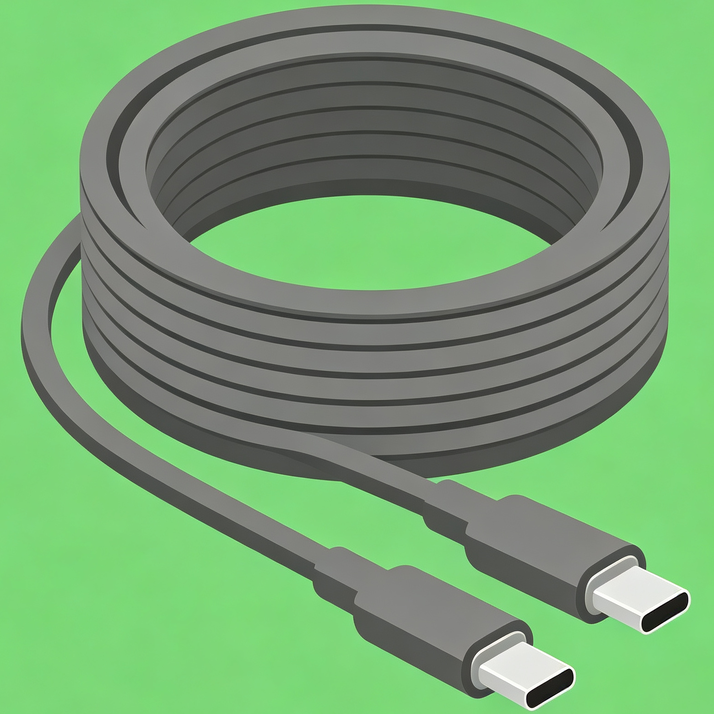
#> input picture src/assets/virtual_cable.png, 714 x 714 px, shrunk from 1560 x 1560 before the run
$ python remove_bg.py
#> lines starting #> are read from the running program, lines starting #| are printed output that depends on the picture
"""
remove_bg.py - 素材预处理工具(HSV色相去绿版)

功能:
  1. 将图片居中补齐到 1:1 方形(不拉伸)
  2. 通过 HSV 色相范围过滤去除绿色背景(覆盖黄绿~青绿渐变),
     饱和度下限保护低饱和度的灰色/黑色物品主体
  3. 缩放到 512x512 输出

用法:
  python src/scripts/remove_bg.py

输入:  src/assets/*.png
输出:  src/assets/processed/*.png(已补齐方形、绿色背景透明、512x512)
"""

import os
from collections import Counter
from PIL import Image

BASE_DIR    = os.path.abspath(os.path.join(os.path.dirname(__file__), ".."))
ASSETS_DIR  = os.path.join(BASE_DIR, "assets")
OUTPUT_DIR  = os.path.join(ASSETS_DIR, "processed")
HUE_MIN     = 35        # 色相下界(黄绿)
HUE_MAX     = 115       # 色相上界(青绿)
SAT_MIN     = 40        # 饱和度下限,低于此值视为灰阶(物品)保留
OUTPUT_SIZE = 512

FILES = [
    "virtual_cable.png",
    "cable_cutter.png",
    "cable_magnifier.png",
]

# ── 图像工具 ──────────────────────────────────────

def pad_to_square(img: Image.Image) -> Image.Image:
    """居中补齐到 1:1，不拉伸"""
    w, h = img.size
    if w == h:
        return img
    side = max(w, h)
    out = Image.new("RGBA", (side, side), (0, 0, 0, 0))
    left = (side - w) // 2
    top  = (side - h) // 2
    out.paste(img, (left, top), img)
    return out


def sample_background_color(img: Image.Image, step: int = 4) -> tuple:
    """
    在图片四边缘 10px 宽条内采样，返回出现次数最多的颜色
    """
    w, h = img.size
    px   = img.load()
    samples = []

    for x in range(0, w, step):
        for y in (0, h - 1):
            for dy in range(10):
                yy = min(y + dy, h - 1) if y == 0 else max(y - dy, 0)
                r, g, b, a = px[x, yy]
                if a > 0:
                    samples.append((r, g, b))
    for y in range(0, h, step):
        for x in (0, w - 1):
            for dx in range(10):
                xx = min(x + dx, w - 1) if x == 0 else max(x - dx, 0)
                r, g, b, a = px[xx, y]
                if a > 0:
                    samples.append((r, g, b))

    if not samples:
        return (255, 255, 255)
    return Counter(samples).most_common(1)[0][0]


def is_green(h: int, s: int) -> bool:
    """HSV 判断是否为绿色背景像素(黄绿~青绿、饱和度足够)"""
    return HUE_MIN <= h <= HUE_MAX and s > SAT_MIN


def remove_green_background(img: Image.Image) -> int:
    """
    将所有绿色背景像素设为透明，返回处理像素数
    """
    w, h = img.size
    hsv  = img.convert("HSV")
    px   = img.load()
    hp   = hsv.load()
    removed = 0
    for y in range(h):
        for x in range(w):
            r, g, b, a = px[x, y]
            if a == 0:
                continue
            h_, s, _ = hp[x, y]
            if is_green(h_, s):
                px[x, y] = (r, g, b, 0)
                removed += 1
    return removed


# ── 主流程 ────────────────────────────────────────

def main():
    os.makedirs(OUTPUT_DIR, exist_ok=True)

    for fname in FILES:
        in_path = os.path.join(ASSETS_DIR, fname)
        if not os.path.isfile(in_path):
            print(f"[SKIP] {fname} not found")
            continue

        img = Image.open(in_path).convert("RGBA")
#> img is the input picture: PIL image 714x714 RGBA; mean R, G, B, A 116.6, 159.6, 113.4, 255
        orig_w, orig_h = img.size
#> orig_w = 714; orig_h = 714

        # 1. 补齐方形
        img = pad_to_square(img)
        pad_added = img.size[0] - orig_w if img.size[0] > orig_w else img.size[1] - orig_h
#> pad_added = 0

        # 2. 采样背景色(仅记录)
        bg = sample_background_color(img)
#> after the loop in sample_background_color, `for x in range(0, w, step):`: samples = 3580 items, first 6: (125, 216, 120), (126, 217, 121), (126, 217, 121), (126, 217, 122), (125, 216, 120), (125, 217, 121)
#> after the loop in sample_background_color, `for y in range(0, h, step):`: samples = 7160 items, first 6: (125, 216, 120), (126, 217, 121), (126, 217, 121), (126, 217, 122), (125, 216, 120), (125, 217, 121)
#> bg = (125, 216, 120)
        print(f"  bg_color: {bg}")
#|   bg_color: (125, 216, 120)

        # 3. 去除绿色背景
        removed = remove_green_background(img)
#> in remove_green_background, `hsv  = img.convert("HSV")`: hsv: PIL image 714x714 HSV; mean H, S, V 67.6, 56.9, 159.6
#> after the loop in remove_green_background, `for y in range(h):`: removed = 238713
#> removed = 238713
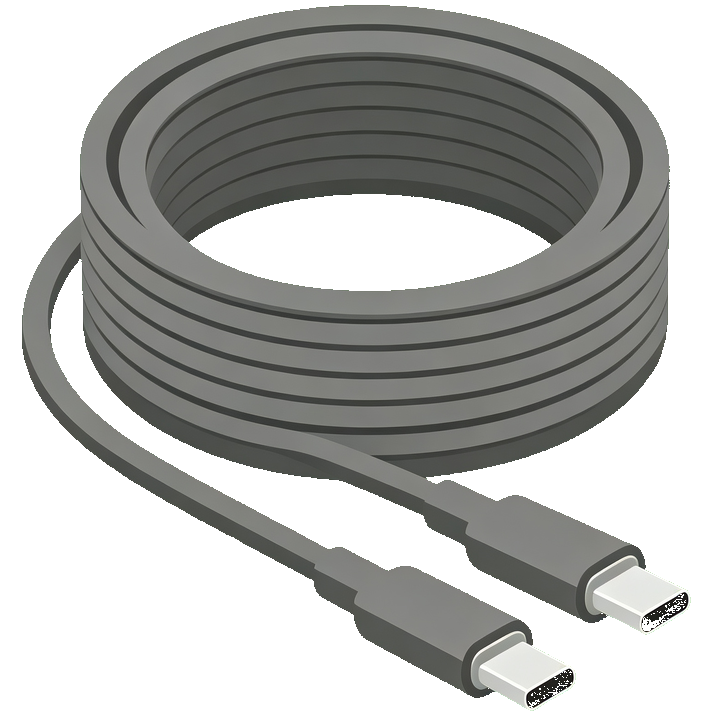
#> img: PIL image 714x714 RGBA; mean R, G, B, A 116.6, 159.6, 113.4, 135.6; transparent parts drawn white
        print(f"  green_pixels_removed: {removed} / {img.size[0] * img.size[1]}")
#|   green_pixels_removed: 238713 / 509796

        # 4. 缩放到 512x512(LANCZOS 高质量缩放)
        img = img.resize((OUTPUT_SIZE, OUTPUT_SIZE), Image.LANCZOS)
#> img: PIL image 512x512 RGBA
        total_px = img.size[0] * img.size[1]
#> total_px = 262144

        # 5. 输出
        out_name = fname
        out_path = os.path.join(OUTPUT_DIR, out_name)
        img.save(out_path, "PNG")

        # 统计
        alpha_hist = img.split()[3].histogram()
#> alpha_hist = 256 values, max 133875 at index 255, min 4 at index 219, mean 1024
        opq = alpha_hist[255]
#> opq = 133875
        clr = alpha_hist[0]
#> clr = 117388
        semi = total_px - opq - clr
#> semi = 10881
        print(f"  [{out_name}]  {img.size}  (pad={pad_added})"
              f"  opaque={opq}({opq*100//total_px}%)"
              f"  semi={semi}({semi*100//total_px}%)"
              f"  clear={clr}({clr*100//total_px}%)")
#|   [virtual_cable.png]  (512, 512)  (pad=0)  opaque=133875(51%)  semi=10881(4%)  clear=117388(44%)
#> pass 2 of the loop in main, `for fname in FILES:`:
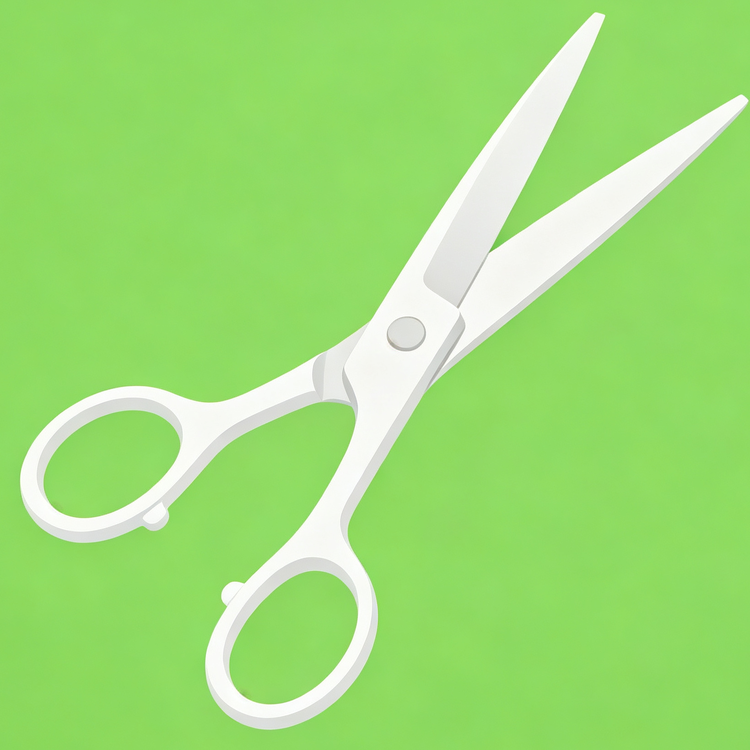
#> input picture src/assets/cable_cutter.png, 750 x 750 px, shrunk from 1639 x 1639 before the run
#> in main, img is the input picture: PIL image 750x750 RGBA; mean R, G, B, A 156.3, 222.1, 117.1, 255
#> bg = (141, 217, 95)
#|   bg_color: (141, 217, 95)
#> hsv: PIL image 750x750 HSV; mean H, S, V 66.9, 121.7, 222.1
#> in main, `removed = remove_green_background(img)`: removed = 483479
#> in main, `removed = remove_green_background(img)`:
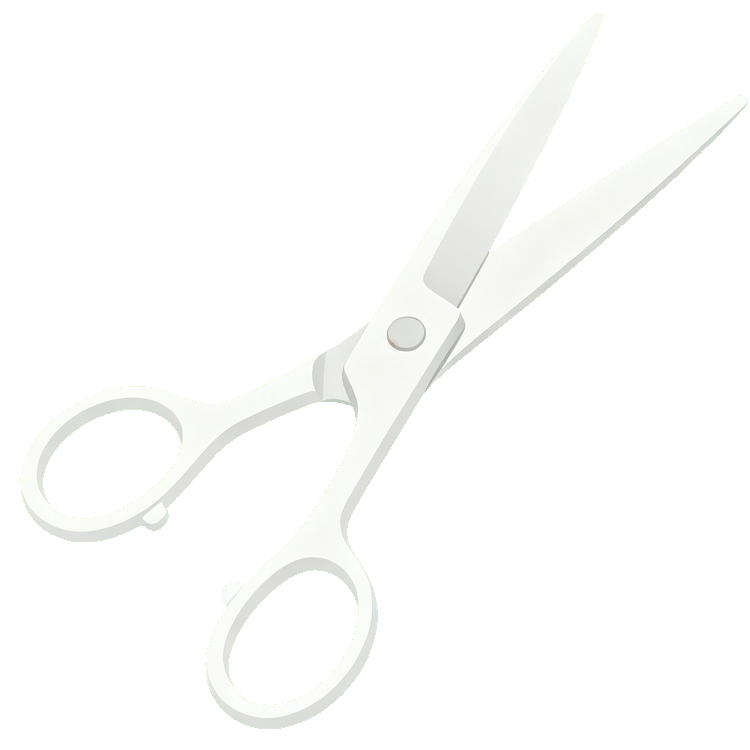
#> img: PIL image 750x750 RGBA; mean R, G, B, A 156.3, 222.1, 117.1, 35.8; transparent parts drawn white
#|   green_pixels_removed: 483479 / 562500
#> alpha_hist = 256 values, max 221096 at index 0, min 2 at index 97, mean 1024
#> opq = 32545
#> clr = 221096
#> semi = 8503
#|   [cable_cutter.png]  (512, 512)  (pad=0)  opaque=32545(12%)  semi=8503(3%)  clear=221096(84%)
#> pass 3 of the loop in main, `for fname in FILES:`:
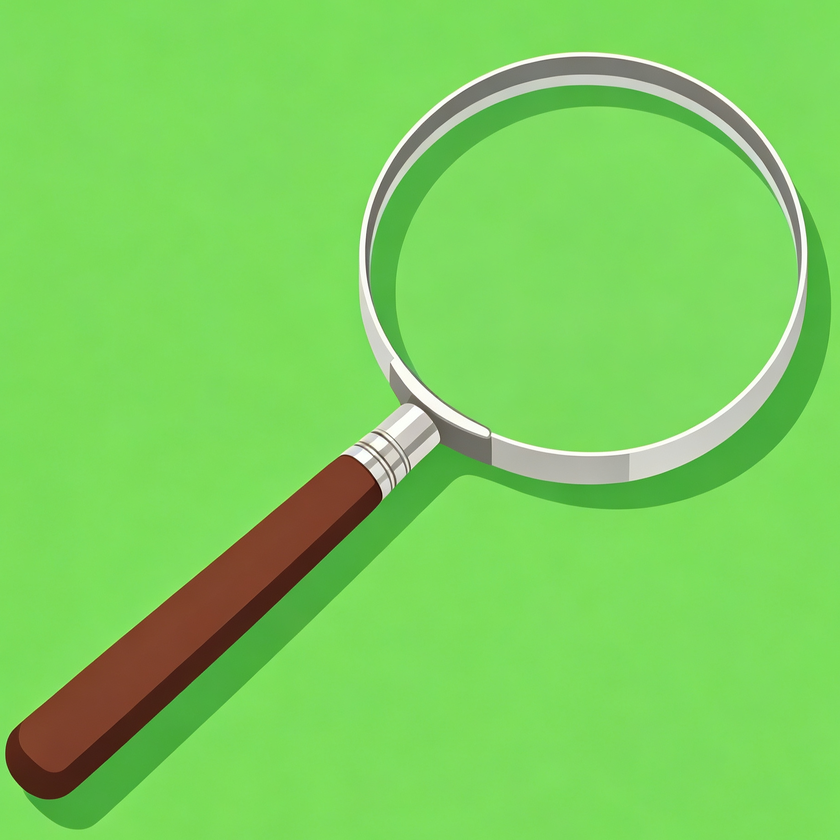
#> input picture src/assets/cable_magnifier.png, 840 x 840 px, shrunk from 1835 x 1835 before the run
#> in main, img is the input picture: PIL image 840x840 RGBA; mean R, G, B, A 123.9, 207.8, 91.7, 255
#> bg = (124, 221, 90)
#|   bg_color: (124, 221, 90)
#> hsv: PIL image 840x840 HSV; mean H, S, V 69.5, 143.4, 210.6
#> in main, `removed = remove_green_background(img)`: removed = 634879
#> in main, `removed = remove_green_background(img)`:
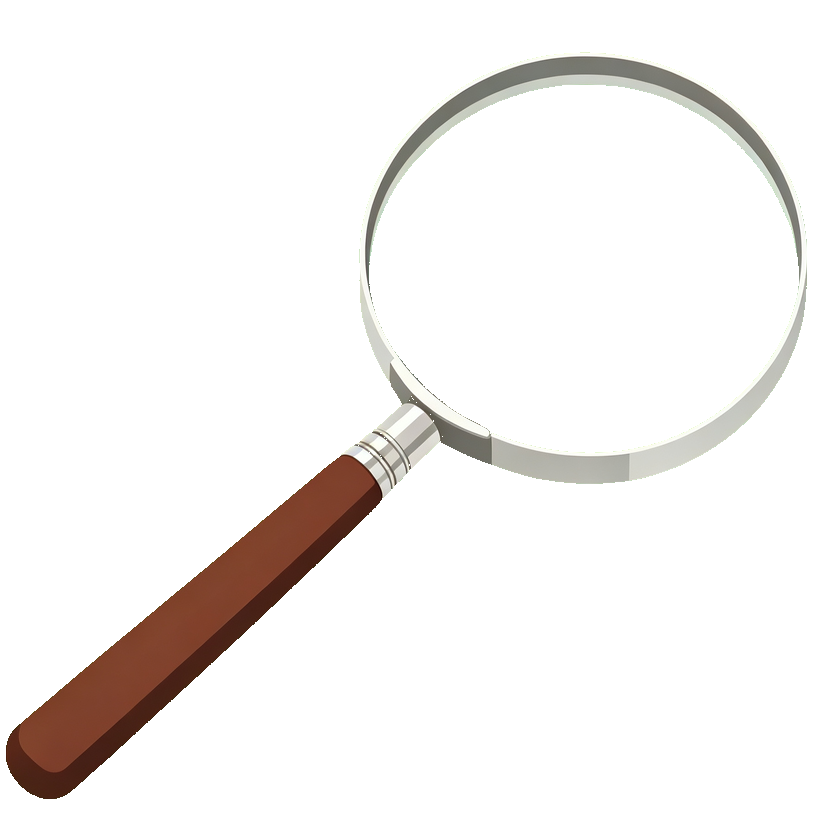
#> img: PIL image 840x840 RGBA; mean R, G, B, A 123.9, 207.8, 91.7, 25.6; transparent parts drawn white
#|   green_pixels_removed: 634879 / 705600
#> alpha_hist = 256 values, max 232308 at index 0, min 3 at index 90, mean 1024
#> opq = 22610
#> clr = 232308
#> semi = 7226
#|   [cable_magnifier.png]  (512, 512)  (pad=0)  opaque=22610(8%)  semi=7226(2%)  clear=232308(88%)

    print("\nDone.")


if __name__ == "__main__":
    main()
